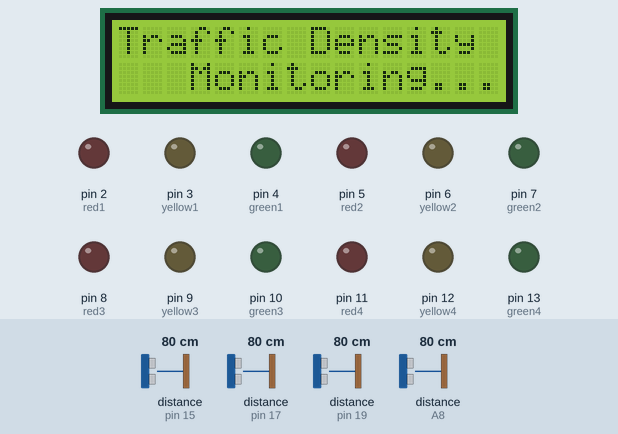
Simulated run of this sketch. Board: Arduino Mega 2560, built with avr-gcc and run on an emulated ATmega2560. Parts: 16×2 character LCD, output pins drawn as LEDs (lit = HIGH). Wiring (inferred from the names in the program): 4 × ultrasonic range finder: trigger pin 14, echo pin 15 / trigger pin 16, echo pin 17 / trigger pin 18, echo pin 19 / trigger A9, echo A8. The test bench sets the inputs (shaded band); at power-on: distance to the obstacle (sensors on pin 15, pin 17, pin 19, A8) 80 cm. The echo pulse lasts 58.3 µs per cm; pins used as bus, display or sensor lines are not drawn; what the sketch prints to the serial monitor is not drawn.

Above: at 0.1 s.
At 3.2 s:
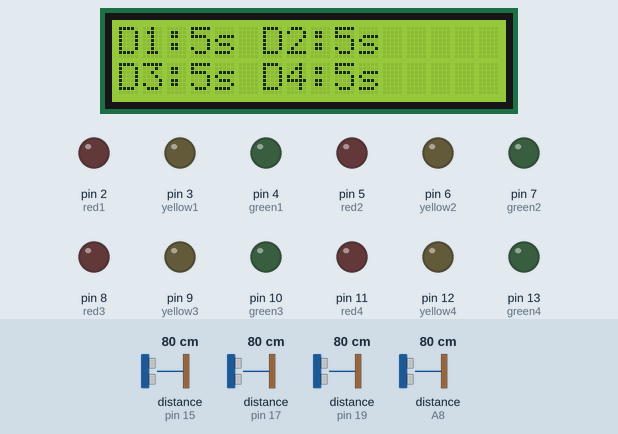
At 10.2 s:
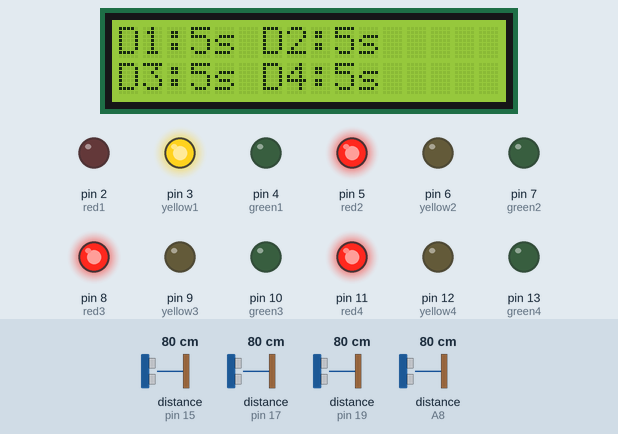
At 19.2 s:
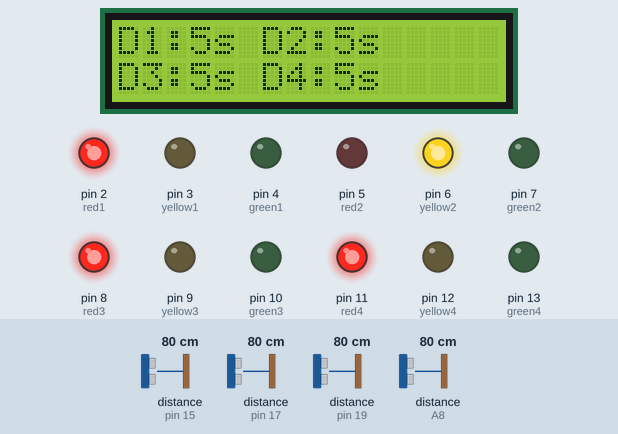
At 28.2 s:
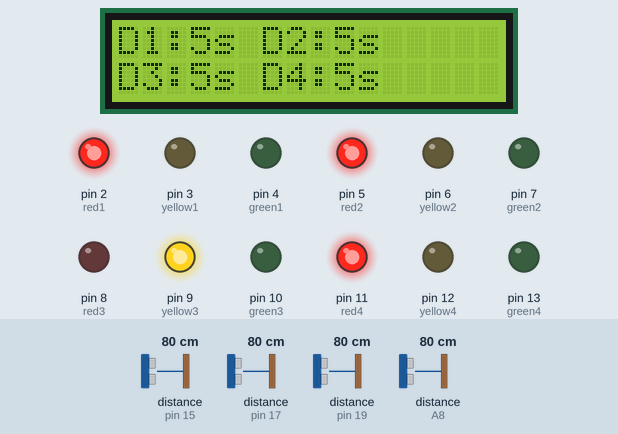
At 37.2 s:
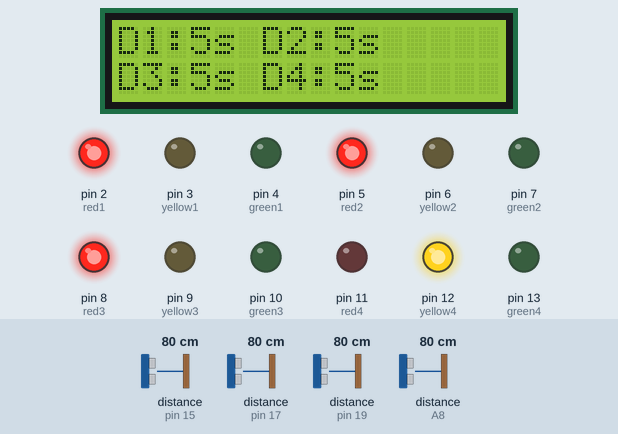
Timing chart, 0 to 38.7 s (numbered marks = the images above):
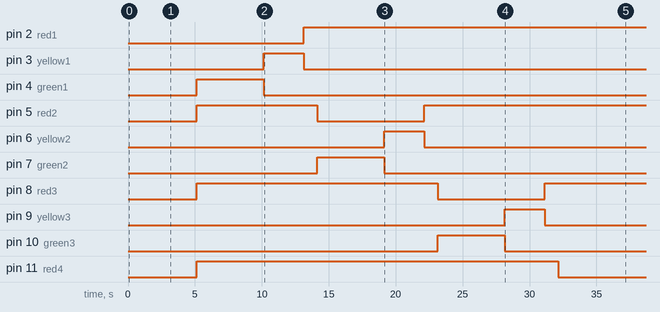

Measured:
- by itself, pin 2 (red1): LOW → HIGH at 13.1 s
- by itself, pin 3 (yellow1): LOW → HIGH at 10.1 s, → LOW 3.0 s later
- by itself, pin 4 (green1): LOW → HIGH at 5.1 s, → LOW 5.0 s later
- by itself, pin 5 (red2): LOW → HIGH at 5.1 s, → LOW 9.0 s later, → HIGH 8.0 s later
- by itself, pin 6 (yellow2): LOW → HIGH at 19.1 s, → LOW 3.0 s later
- by itself, pin 7 (green2): LOW → HIGH at 14.1 s, → LOW 5.0 s later
- by itself, pin 8 (red3): LOW → HIGH at 5.1 s, → LOW 18.0 s later, → HIGH 8.0 s later
- by itself, pin 9 (yellow3): LOW → HIGH at 28.1 s, → LOW 3.0 s later

The sketch:

project_traffic_density.ino
```cpp
#include <LiquidCrystal_I2C.h>

LiquidCrystal_I2C lcd(0x27, 16, 2);

//Define LED pins for four signals
int red1 = 2, yellow1 = 3, green1 = 4;
int red2 = 5, yellow2 = 6, green2 = 7;
int red3 = 8, yellow3 = 9, green3 = 10;
int red4 = 11, yellow4 = 12, green4 = 13;

// Define Ultrasonic sensor pins
int trig1 = 14, echo1 = 15;
int trig2 = 16, echo2 = 17;
int trig3 = 18, echo3 = 19;
int trig4 = A9, echo4 = A8;

void setup() {
    lcd.init();
    lcd.backlight();
    lcd.setCursor(0, 0);
    lcd.print("Traffic Density");
    lcd.setCursor(3, 1);
    lcd.print("Monitoring...");
    delay(3000);
    lcd.clear();

    // Set LED pins as OUTPUT
    pinMode(red1, OUTPUT); pinMode(yellow1, OUTPUT); pinMode(green1, OUTPUT);
    pinMode(red2, OUTPUT); pinMode(yellow2, OUTPUT); pinMode(green2, OUTPUT);
    pinMode(red3, OUTPUT); pinMode(yellow3, OUTPUT); pinMode(green3, OUTPUT);
    pinMode(red4, OUTPUT); pinMode(yellow4, OUTPUT); pinMode(green4, OUTPUT);

    // Set Ultrasonic sensor pins
    pinMode(trig1, OUTPUT); pinMode(echo1, INPUT);
    pinMode(trig2, OUTPUT); pinMode(echo2, INPUT);
    pinMode(trig3, OUTPUT); pinMode(echo3, INPUT);
    pinMode(trig4, OUTPUT); pinMode(echo4, INPUT);

    Serial.begin(9600); // Start serial communication
}

void loop() {
    // Measure traffic density
    int density1 = getTrafficDensity(trig1, echo1);
    int density2 = getTrafficDensity(trig2, echo2);
    int density3 = getTrafficDensity(trig3, echo3);
    int density4 = getTrafficDensity(trig4, echo4);

    // Display densities on LCD
    lcd.clear();
    lcd.setCursor(0, 0);
    lcd.print("D1:"); lcd.print(density1); lcd.print("s ");
    lcd.print("D2:"); lcd.print(density2); lcd.print("s");
    lcd.setCursor(0, 1);
    lcd.print("D3:"); lcd.print(density3); lcd.print("s ");
    lcd.print("D4:"); lcd.print(density4); lcd.print("s");

    delay(2000);

    // Control traffic lights for each signal
    trafficLight(green1, yellow1, red1, red2, red3, red4, density1);
    trafficLight(green2, yellow2, red2, red1, red3, red4, density2);
    trafficLight(green3, yellow3, red3, red1, red2, red4, density3);
    trafficLight(green4, yellow4, red4, red1, red2, red3, density4);
}

// Function to measure traffic density using an Ultrasonic sensor
int getTrafficDensity(int trig, int echo) {
    digitalWrite(trig, LOW);
    delayMicroseconds(2);
    digitalWrite(trig, HIGH);
    delayMicroseconds(10);
    digitalWrite(trig, LOW);

    long duration = pulseIn(echo, HIGH);
    int distance = duration * 0.034 / 2; // Convert to cm

    Serial.print("Distance: ");
    Serial.print(distance);
    Serial.println(" cm");

    // Determine traffic density timing
    if (distance < 10) return 15; // Heavy traffic (15 sec green)
    if (distance < 30) return 10; // Medium traffic (10 sec green)
    return 5; // Low traffic (5 sec green)
}

// Function to control traffic light based on density
void trafficLight(int go, int wait, int stop, int stop2, int stop3, int stop4, int greenTime) {
    // Turn ON the Red LEDs for inactive signals
    digitalWrite(stop, LOW);
    digitalWrite(stop2, HIGH); digitalWrite(stop3, HIGH); digitalWrite(stop4, HIGH);

    // Green ON
    digitalWrite(go, HIGH);
    delay(greenTime * 1000); // Adjusted Green Light duration

    // Yellow ON, Green OFF
    digitalWrite(go, LOW);
    digitalWrite(wait, HIGH);
    delay(3000); // Yellow Light (3 sec)

    // Red ON
    digitalWrite(wait, LOW);
    digitalWrite(stop, HIGH);
    delay(1000); // Delay before next signal
}
```
